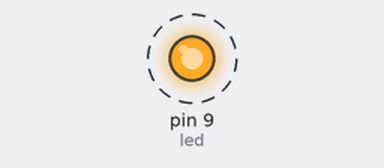
Simulated run of this sketch. Board: Arduino Uno, built with avr-gcc and run on an emulated ATmega328P. Shown: output pins drawn as LEDs (lit = HIGH). Dashed ring = blinking.

Above: at 0.2 s.
Timing chart, 0 to 3.0 s (numbered marks = the images above):
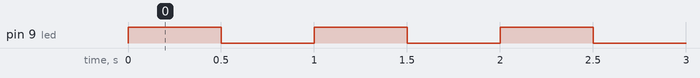

The sketch:

blink_led.ino
```cpp
//Blink "LED".
//The purpose of writing this program is to blink a "LED" that is contolled via the digital pin 9.

int led = 9; //The digital pin number to which the positive wire is connect to "LED" via a resistor. The wire negative wire from the "LED" is connected to ground on the arduino.
int delayTime = 500; //This is the rate at which the "LED" will turn on and off through the arduino. The delay is mentioned in milli seconds. In this case we are adding a delay of half a second.

void setup()
{
  pinMode(led,OUTPUT);
}

void loop()
{
  digitalWrite(led,HIGH);
  delay(delayTime);
  digitalWrite(led,LOW);
  delay(delayTime);
}
```

Measured:
- by itself, pin 9 (led): alternates HIGH for 0.50 s and LOW for 0.50 s
